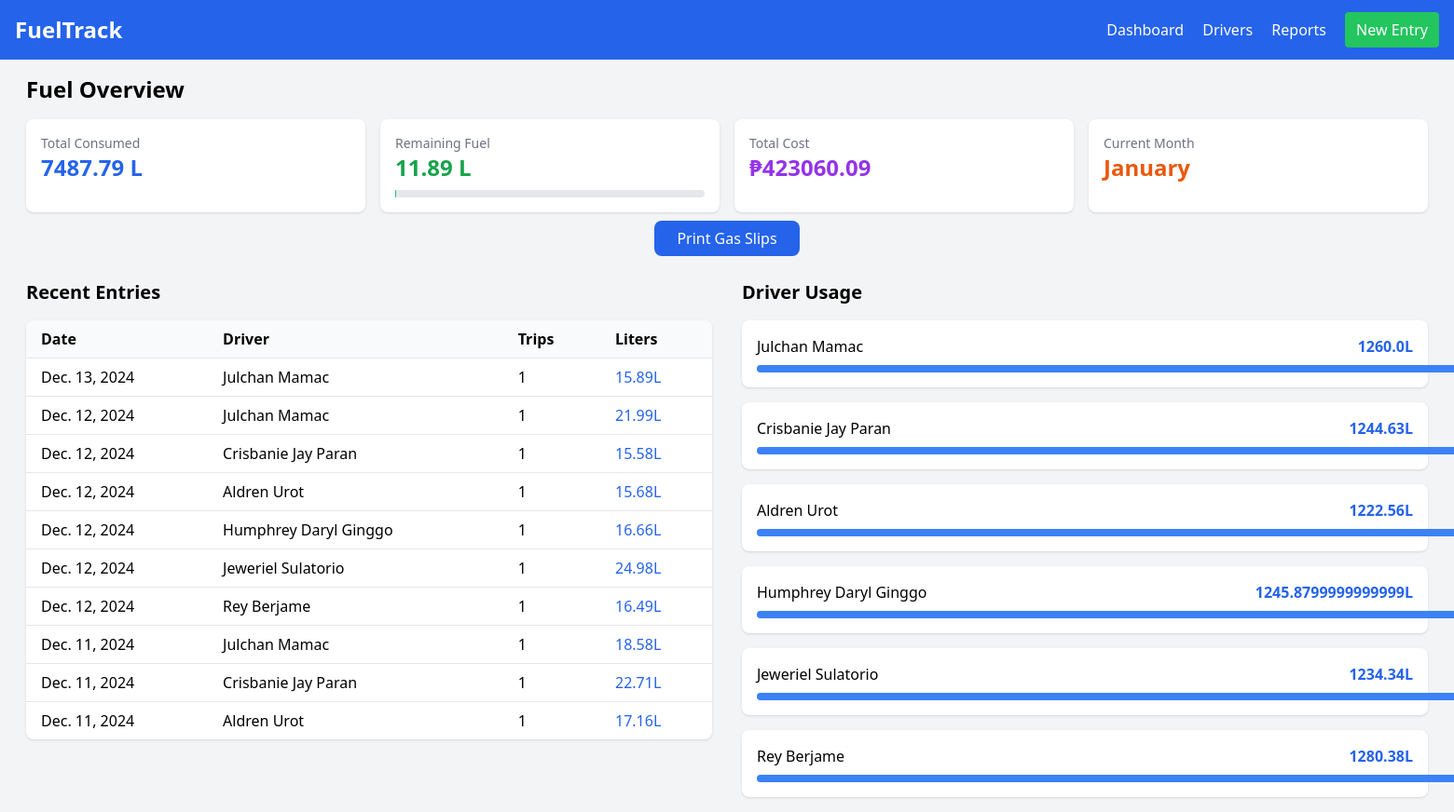
The page / on the database its author committed.
### fuel/models.py (models this page shows, shortened)
class FuelConsumption(models.Model):
    driver = models.ForeignKey(Driver, on_delete=models.CASCADE)
    date = models.DateField()
    number_of_trips = models.PositiveIntegerField()
    purpose = models.CharField(max_length=200, help_text="Trip purpose/description")
    total_liters = models.FloatField(editable=False)
    cost = models.FloatField(editable=False)
    class Meta:
        unique_together = ('driver', 'date')
        verbose_name = "Fuel Consumption"
        verbose_name_plural = "Fuel Consumptions"

class Driver(models.Model):
    name = models.CharField(max_length=100, unique=True)
    def __str__(self):
        return self.name
    class Meta:
        verbose_name = "Driver"
        verbose_name_plural = "Drivers"

### fuel/views.py (the view)
# urls.py: path('', DashboardView.as_view(), name='dashboard'),
class DashboardView(ListView):
    template_name = 'fuel/dashboard.html'
    context_object_name = 'fuel_entries'
    def get_queryset(self):
        return FuelConsumption.objects.order_by('-date')[:10]
    def get_context_data(self, **kwargs):
        context = super().get_context_data(**kwargs)
        total_consumed = FuelConsumption.objects.aggregate(
            Sum('total_liters')
        )['total_liters__sum'] or 0
        total_fuel = 7499.68
        remaining_fuel = total_fuel - total_consumed
        total_cost = FuelConsumption.objects.aggregate(
            Sum('cost')
        )['cost__sum'] or 0
        context.update({
            'total_consumed': round(total_consumed, 2),
            'remaining_fuel': round(remaining_fuel, 2),
            'remaining_percentage': round((remaining_fuel / total_fuel) * 100, 1),
            'total_cost': round(total_cost, 2),
            'drivers': Driver.objects.annotate(
                total_used=Sum('fuelconsumption__total_liters')
            ),
            'current_month': datetime.now().strftime('%B')
        })
        return context

### fuel/templatetags/custom_filters.py (called while the page is built)
@register.filter
def div(value, arg):
    try:
        return (value / arg) * 100  # Assuming you want a percentage
    except (ValueError, ZeroDivisionError):
        return 0

@register.filter
def multiply(value, arg):
    try:
        return value * arg
    except (ValueError, TypeError):
        return 0

### templates/fuel/dashboard.html (shortened to what this page needs)
{% extends "base.html" %}
{% load custom_filters %}
{% block content %}
<div class="mb-8">
    <h2 class="text-2xl font-bold mb-4">Fuel Overview</h2>
    <div class="grid grid-cols-1 md:grid-cols-4 gap-4">
        <div class="bg-white p-4 rounded-lg shadow">
            <h3 class="text-gray-500 text-sm">Total Consumed</h3>
            <p class="text-2xl font-bold text-blue-600">{{ total_consumed }} L</p>
        </div>
        <div class="bg-white p-4 rounded-lg shadow">
            <h3 class="text-gray-500 text-sm">Remaining Fuel</h3>
            <p class="text-2xl font-bold text-green-600">{{ remaining_fuel }} L</p>
            <div class="w-full bg-gray-200 rounded-full h-2 mt-2">
            </div>
        </div>
        <div class="bg-white p-4 rounded-lg shadow">
            <h3 class="text-gray-500 text-sm">Total Cost</h3>
            <p class="text-2xl font-bold text-purple-600">₱{{ total_cost }}</p>
        </div>
        <div class="bg-white p-4 rounded-lg shadow">
            <h3 class="text-gray-500 text-sm">Current Month</h3>
            <p class="text-2xl font-bold text-orange-600">{{ current_month }}</p>
        </div>
    </div>
    <div class="mt-4 text-center">
        <a href="{% url 'print_gas_slips' %}" class="bg-blue-600 text-white px-6 py-2 rounded-lg hover:bg-blue-700">
            Print Gas Slips
        </a>
    </div>
</div>
<div class="grid grid-cols-1 lg:grid-cols-2 gap-8">
    <div>
        <h2 class="text-xl font-bold mb-4">Recent Entries</h2>
        <div class="bg-white rounded-lg shadow overflow-hidden">
            <table class="w-full">
                <thead class="bg-gray-50">
                    <tr>
                        <th class="px-4 py-2 text-left">Date</th>
                        <th class="px-4 py-2 text-left">Driver</th>
                        <th class="px-4 py-2 text-left">Trips</th>
                        <th class="px-4 py-2 text-left">Liters</th>
                    </tr>
                </thead>
                <tbody>
                    {% for entry in fuel_entries %}
                    <tr class="border-t hover:bg-gray-50">
                        <td class="px-4 py-2">{{ entry.date }}</td>
                        <td class="px-4 py-2">{{ entry.driver }}</td>
                        <td class="px-4 py-2">{{ entry.number_of_trips }}</td>
                        <td class="px-4 py-2 text-blue-600 font-medium">{{ entry.total_liters }}L</td>
                    </tr>
                    {% endfor %}
                </tbody>
            </table>
        </div>
    </div>
    <div>
        <h2 class="text-xl font-bold mb-4">Driver Usage</h2>
        <div class="space-y-4">
            {% for driver in drivers %}
            <div class="bg-white p-4 rounded-lg shadow">
                <div class="flex justify-between items-center">
                    <h3 class="font-medium">{{ driver.name }}</h3>
                    <span class="text-blue-600 font-bold">{{ driver.total_used|default:0 }}L</span>
                </div>
                <div class="w-full bg-gray-200 rounded-full h-2 mt-2">
                    <div class="bg-blue-500 rounded-full h-2"
                         style="width: {{ driver.total_used|div:total_consumed|multiply:100 }}%"></div>
                </div>
            </div>
            {% endfor %}
        </div>
    </div>
</div>
{% endblock %}

### templates/base.html (shortened to what this page needs)
<!DOCTYPE html>
<html lang="en">
{% load custom_filters %}
<head>
    <script src="https://cdn.tailwindcss.com"></script>
</head>
<body class="bg-gray-100">
    {% block top_nav %}
    {% include "partials/top_nav.html" %}
    {% endblock %}
    <main class="container mx-auto p-4">
        {% block content %}
        {% endblock %}
    </main>
</body>
</html>

### templates/partials/top_nav.html
<nav class="bg-blue-600 text-white p-4">
    <div class="container mx-auto flex justify-between items-center">
        <a href="{% url 'dashboard' %}" class="text-2xl font-bold">FuelTrack</a>
        <div class="space-x-4">
            <a href="{% url 'dashboard' %}" class="hover:text-blue-200">Dashboard</a>
            <a href="{% url 'driver_list' %}" class="hover:text-blue-200">Drivers</a>
            <a href="{% url 'fuel_report' %}" class="hover:text-blue-200">Reports</a>
            <a href="{% url 'fuelconsumption_create' %}" class="bg-green-500 px-3 py-2 rounded hover:bg-green-600">New Entry</a>
        </div>
    </div>
</nav>

### rows shown on the page
FuelConsumption: date "Dec. 13, 2024", driver "Julchan Mamac", number_of_trips "1", total_liters "15.89"
FuelConsumption: date "Dec. 12, 2024", driver "Julchan Mamac", number_of_trips "1", total_liters "21.99"
FuelConsumption: date "Dec. 12, 2024", driver "Crisbanie Jay Paran", number_of_trips "1", total_liters "15.58"
FuelConsumption: date "Dec. 12, 2024", driver "Aldren Urot", number_of_trips "1", total_liters "15.68"
FuelConsumption: date "Dec. 12, 2024", driver "Humphrey Daryl Ginggo", number_of_trips "1", total_liters "16.66"
FuelConsumption: date "Dec. 12, 2024", driver "Jeweriel Sulatorio", number_of_trips "1", total_liters "24.98"
FuelConsumption: date "Dec. 12, 2024", driver "Rey Berjame", number_of_trips "1", total_liters "16.49"
FuelConsumption: date "Dec. 11, 2024", driver "Julchan Mamac", number_of_trips "1", total_liters "18.58"
FuelConsumption: date "Dec. 11, 2024", driver "Crisbanie Jay Paran", number_of_trips "1", total_liters "22.71"
FuelConsumption: date "Dec. 11, 2024", driver "Aldren Urot", number_of_trips "1", total_liters "17.16"
Driver: name "Julchan Mamac", total_used "1260.0"
Driver: name "Crisbanie Jay Paran", total_used "1244.63"
Driver: name "Aldren Urot", total_used "1222.56"
Driver: name "Humphrey Daryl Ginggo", total_used "1245.8799999999999"
Driver: name "Jeweriel Sulatorio", total_used "1234.34"
Driver: name "Rey Berjame", total_used "1280.38"

### other values the page prints
{{ total_consumed }} "7487.79"
{{ remaining_fuel }} "11.89"
{{ total_cost }} "423060.09"
